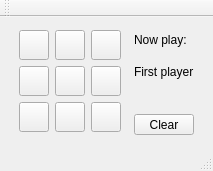
<?xml version="1.0" encoding="UTF-8"?>
<ui version="4.0">
 <class>MainWindow</class>
 <widget class="QMainWindow" name="MainWindow">
  <property name="geometry">
   <rect>
    <x>0</x>
    <y>0</y>
    <width>213</width>
    <height>171</height>
   </rect>
  </property>
  <property name="windowTitle">
   <string>MainWindow</string>
  </property>
  <widget class="QWidget" name="centralWidget">
   <layout class="QGridLayout" name="gridLayout_3">
    <item row="1" column="0">
     <spacer name="horizontalSpacer_2">
      <property name="orientation">
       <enum>Qt::Horizontal</enum>
      </property>
      <property name="sizeHint" stdset="0">
       <size>
        <width>40</width>
        <height>20</height>
       </size>
      </property>
     </spacer>
    </item>
    <item row="0" column="1">
     <spacer name="verticalSpacer_2">
      <property name="orientation">
       <enum>Qt::Vertical</enum>
      </property>
      <property name="sizeHint" stdset="0">
       <size>
        <width>20</width>
        <height>40</height>
       </size>
      </property>
     </spacer>
    </item>
    <item row="1" column="1" rowspan="5">
     <layout class="QGridLayout" name="gridLayout_2">
      <property name="sizeConstraint">
       <enum>QLayout::SetMinAndMaxSize</enum>
      </property>
      <property name="horizontalSpacing">
       <number>6</number>
      </property>
      <item row="0" column="0">
       <widget class="QPushButton" name="pushButton_1">
        <property name="maximumSize">
         <size>
          <width>30</width>
          <height>30</height>
         </size>
        </property>
        <property name="text">
         <string/>
        </property>
        <property name="iconSize">
         <size>
          <width>1</width>
          <height>1</height>
         </size>
        </property>
       </widget>
      </item>
      <item row="0" column="2">
       <widget class="QPushButton" name="pushButton_3">
        <property name="maximumSize">
         <size>
          <width>30</width>
          <height>30</height>
         </size>
        </property>
        <property name="text">
         <string/>
        </property>
        <property name="iconSize">
         <size>
          <width>1</width>
          <height>3</height>
         </size>
        </property>
       </widget>
      </item>
      <item row="1" column="0">
       <widget class="QPushButton" name="pushButton_4">
        <property name="maximumSize">
         <size>
          <width>30</width>
          <height>30</height>
         </size>
        </property>
        <property name="text">
         <string/>
        </property>
        <property name="iconSize">
         <size>
          <width>2</width>
          <height>1</height>
         </size>
        </property>
       </widget>
      </item>
      <item row="0" column="1">
       <widget class="QPushButton" name="pushButton_2">
        <property name="maximumSize">
         <size>
          <width>30</width>
          <height>30</height>
         </size>
        </property>
        <property name="text">
         <string/>
        </property>
        <property name="iconSize">
         <size>
          <width>1</width>
          <height>2</height>
         </size>
        </property>
       </widget>
      </item>
      <item row="1" column="2">
       <widget class="QPushButton" name="pushButton_6">
        <property name="maximumSize">
         <size>
          <width>30</width>
          <height>30</height>
         </size>
        </property>
        <property name="text">
         <string/>
        </property>
        <property name="iconSize">
         <size>
          <width>2</width>
          <height>3</height>
         </size>
        </property>
       </widget>
      </item>
      <item row="2" column="0">
       <widget class="QPushButton" name="pushButton_7">
        <property name="maximumSize">
         <size>
          <width>30</width>
          <height>30</height>
         </size>
        </property>
        <property name="text">
         <string/>
        </property>
        <property name="iconSize">
         <size>
          <width>3</width>
          <height>1</height>
         </size>
        </property>
       </widget>
      </item>
      <item row="2" column="1">
       <widget class="QPushButton" name="pushButton_8">
        <property name="maximumSize">
         <size>
          <width>30</width>
          <height>30</height>
         </size>
        </property>
        <property name="text">
         <string/>
        </property>
        <property name="iconSize">
         <size>
          <width>3</width>
          <height>2</height>
         </size>
        </property>
       </widget>
      </item>
      <item row="2" column="2">
       <widget class="QPushButton" name="pushButton_9">
        <property name="maximumSize">
         <size>
          <width>30</width>
          <height>30</height>
         </size>
        </property>
        <property name="text">
         <string/>
        </property>
        <property name="iconSize">
         <size>
          <width>3</width>
          <height>3</height>
         </size>
        </property>
       </widget>
      </item>
      <item row="1" column="1">
       <widget class="QPushButton" name="pushButton_5">
        <property name="maximumSize">
         <size>
          <width>30</width>
          <height>30</height>
         </size>
        </property>
        <property name="text">
         <string/>
        </property>
        <property name="iconSize">
         <size>
          <width>2</width>
          <height>2</height>
         </size>
        </property>
       </widget>
      </item>
     </layout>
    </item>
    <item row="3" column="3">
     <widget class="QLabel" name="player">
      <property name="text">
       <string>First player</string>
      </property>
     </widget>
    </item>
    <item row="5" column="3">
     <widget class="QPushButton" name="actionButton">
      <property name="maximumSize">
       <size>
        <width>60</width>
        <height>21</height>
       </size>
      </property>
      <property name="text">
       <string>Clear</string>
      </property>
     </widget>
    </item>
    <item row="6" column="1">
     <spacer name="verticalSpacer">
      <property name="orientation">
       <enum>Qt::Vertical</enum>
      </property>
      <property name="sizeHint" stdset="0">
       <size>
        <width>20</width>
        <height>40</height>
       </size>
      </property>
     </spacer>
    </item>
    <item row="3" column="2">
     <spacer name="horizontalSpacer_3">
      <property name="orientation">
       <enum>Qt::Horizontal</enum>
      </property>
      <property name="sizeType">
       <enum>QSizePolicy::Expanding</enum>
      </property>
      <property name="sizeHint" stdset="0">
       <size>
        <width>40</width>
        <height>20</height>
       </size>
      </property>
     </spacer>
    </item>
    <item row="4" column="4">
     <spacer name="horizontalSpacer">
      <property name="orientation">
       <enum>Qt::Horizontal</enum>
      </property>
      <property name="sizeHint" stdset="0">
       <size>
        <width>40</width>
        <height>20</height>
       </size>
      </property>
     </spacer>
    </item>
    <item row="1" column="3">
     <widget class="QLabel" name="label">
      <property name="text">
       <string>Now play:</string>
      </property>
     </widget>
    </item>
   </layout>
  </widget>
  <widget class="QMenuBar" name="menuBar">
   <property name="geometry">
    <rect>
     <x>0</x>
     <y>0</y>
     <width>213</width>
     <height>20</height>
    </rect>
   </property>
  </widget>
  <widget class="QToolBar" name="mainToolBar">
   <attribute name="toolBarArea">
    <enum>TopToolBarArea</enum>
   </attribute>
   <attribute name="toolBarBreak">
    <bool>false</bool>
   </attribute>
  </widget>
  <widget class="QStatusBar" name="statusBar"/>
 </widget>
 <layoutdefault spacing="6" margin="11"/>
 <resources/>
 <connections/>
</ui>
